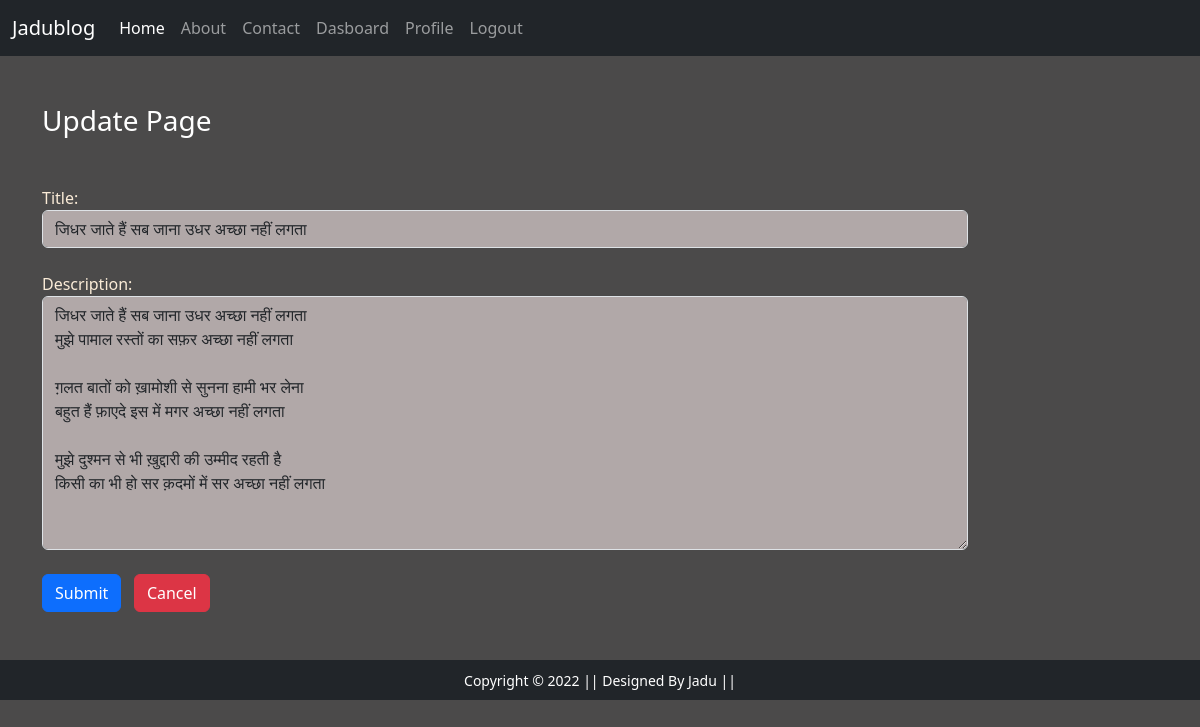
The page /updatepost/1/ (signed in) on the database its author committed.
### blog/models.py (models this page shows, shortened)
class Post(models.Model):
    user = models.ForeignKey(User, on_delete=models.CASCADE)
    title = models.CharField(max_length=150)
    desc = models.TextField()
    class Meta:
        db_table = 'Post'

### blog/views.py (the view)
# urls.py: path('updatepost/<int:id>/', views.Update_Post, name='updatepost'),
def Update_Post(request, id):
    if request.user.is_authenticated:
        post_data = Post.objects.get(pk=id)
        form = MyPostForm(instance=post_data)
        if request.method == 'POST':
            form = MyPostForm(request.POST, instance=post_data)
            if form.is_valid():
                form.save()
                messages.success(request, 'Post Has Update!!')
                return render(request, 'blog/updatepost.html')
        return render(request, 'blog/updatepost.html', {'form':form})
    else:
        return HttpResponseRedirect('/login/')

### blog/forms.py
class MyPostForm(forms.ModelForm):
    class Meta:
        model = Post
        exclude = ('user',)
        labels = {
            'title':'Title',
            'desc':'Description'
        }
        widgets = {
            'title':forms.TextInput(attrs={'class':'form-control'}),
            'desc':forms.Textarea(attrs={'class':'form-control'}),
        }

### templates/blog/updatepost.html (shortened to what this page needs)
{% extends 'blog/base.html' %}
{% load static %}
{% block content %}
<div class="col-sm-10">
    <h3 class="text-white my-5">Update Page</h3>
    {% if messages %}
    {% for message in messages %}
    <p {% if message.tags %} class="alert alert-{{message.tags}} mb-5" {% endif %}>{{message}}</p>
    {% endfor %}
    <a href="{% url 'addpost' %}" class="btn btn-primary">Add Post</a>&nbsp;&nbsp;
    <a href="{% url 'dashboard' %}" class="btn btn-primary">Dashboard</a>
    {% else %}
    <form action="" method="post" novalidate>
        {% for fm in form %}
        {{fm.label_tag}} {{fm}} {{fm.errors|striptags}} <br>
        {% endfor %}
        <input type="submit" class="btn btn-primary" name="" id="">&nbsp;&nbsp;
        <a href="{% url 'dashboard' %}" class="btn btn-danger">Cancel</a>
    </form>
    {% endif %}
</div>
{% endblock content %}

### static/css/style.css (style rules this page uses)
body { background-color: rgb(75, 74, 74); color:antiquewhite; }
.form-control { background-color: rgb(177,168,168); }

### rows shown on the page
Post: form "जिधर जाते हैं सब जाना उधर अच्छा नहीं लगता" "जिधर जाते हैं सब जाना उधर अच्छा नहीं लगता मुझे पामाल रस्तों का सफ़र अच्छा नहीं लगता ग़लत बातों को ख़ामोशी से सुनना हामी भर लेना बहुत हैं फ़ाएदे इस में मगर अच्छा नहीं लगता मुझे दुश्मन से भी ख़ुद्दारी की उम्मीद रहती है किसी का भी हो सर क़दमों में सर अच्छा नहीं लगता"

### other values the page prints
{{ fm.label_tag }} "Title:" "Description:"
